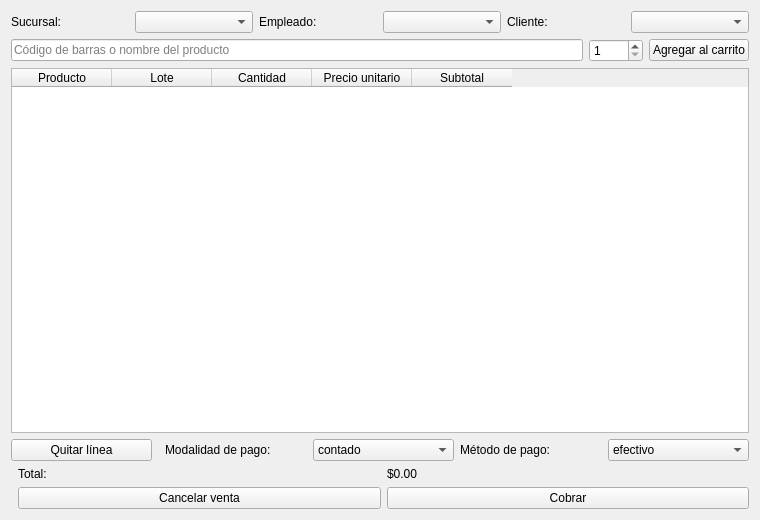
<?xml version="1.0" encoding="UTF-8"?>
<ui version="4.0">
 <class>PuntoVentaPage</class>
 <widget class="QWidget" name="PuntoVentaPage">
  <property name="geometry">
   <rect>
    <x>0</x>
    <y>0</y>
    <width>760</width>
    <height>520</height>
   </rect>
  </property>
  <layout class="QVBoxLayout" name="verticalLayout">
   <item>
    <layout class="QHBoxLayout" name="cabeceraLayout">
     <item>
      <widget class="QLabel" name="labelSucursal">
       <property name="text">
        <string>Sucursal:</string>
       </property>
      </widget>
     </item>
     <item>
      <widget class="QComboBox" name="comboSucursal"/>
     </item>
     <item>
      <widget class="QLabel" name="labelEmpleado">
       <property name="text">
        <string>Empleado:</string>
       </property>
      </widget>
     </item>
     <item>
      <widget class="QComboBox" name="comboEmpleado"/>
     </item>
     <item>
      <widget class="QLabel" name="labelCliente">
       <property name="text">
        <string>Cliente:</string>
       </property>
      </widget>
     </item>
     <item>
      <widget class="QComboBox" name="comboCliente"/>
     </item>
    </layout>
   </item>
   <item>
    <layout class="QHBoxLayout" name="busquedaLayout">
     <item>
      <widget class="QLineEdit" name="lineBuscarProducto">
       <property name="placeholderText">
        <string>Código de barras o nombre del producto</string>
       </property>
      </widget>
     </item>
     <item>
      <widget class="QSpinBox" name="spinCantidad">
       <property name="minimum">
        <number>1</number>
       </property>
       <property name="maximum">
        <number>9999</number>
       </property>
       <property name="value">
        <number>1</number>
       </property>
      </widget>
     </item>
     <item>
      <widget class="QPushButton" name="btnAgregar">
       <property name="text">
        <string>Agregar al carrito</string>
       </property>
      </widget>
     </item>
    </layout>
   </item>
   <item>
    <widget class="QTableWidget" name="tableCarrito">
     <column>
      <property name="text">
       <string>Producto</string>
      </property>
     </column>
     <column>
      <property name="text">
       <string>Lote</string>
      </property>
     </column>
     <column>
      <property name="text">
       <string>Cantidad</string>
      </property>
     </column>
     <column>
      <property name="text">
       <string>Precio unitario</string>
      </property>
     </column>
     <column>
      <property name="text">
       <string>Subtotal</string>
      </property>
     </column>
    </widget>
   </item>
   <item>
    <layout class="QHBoxLayout" name="piePagoLayout">
     <item>
      <widget class="QPushButton" name="btnQuitarLinea">
       <property name="text">
        <string>Quitar línea</string>
       </property>
      </widget>
     </item>
     <item>
      <spacer name="spacer">
       <property name="orientation">
        <enum>Qt::Horizontal</enum>
       </property>
      </spacer>
     </item>
     <item>
      <widget class="QLabel" name="labelModalidad">
       <property name="text">
        <string>Modalidad de pago:</string>
       </property>
      </widget>
     </item>
     <item>
      <widget class="QComboBox" name="comboModalidadPago">
       <item>
        <property name="text">
         <string>contado</string>
        </property>
       </item>
       <item>
        <property name="text">
         <string>diferido</string>
        </property>
       </item>
      </widget>
     </item>
     <item>
      <widget class="QLabel" name="labelMetodoPago">
       <property name="text">
        <string>Método de pago:</string>
       </property>
      </widget>
     </item>
     <item>
      <widget class="QComboBox" name="comboMetodoPago">
       <item>
        <property name="text">
         <string>efectivo</string>
        </property>
       </item>
       <item>
        <property name="text">
         <string>tarjeta</string>
        </property>
       </item>
       <item>
        <property name="text">
         <string>transferencia</string>
        </property>
       </item>
      </widget>
     </item>
    </layout>
   </item>
   <item>
    <layout class="QHBoxLayout" name="totalLayout">
     <item>
      <spacer name="spacerTotal">
       <property name="orientation">
        <enum>Qt::Horizontal</enum>
       </property>
      </spacer>
     </item>
     <item>
      <widget class="QLabel" name="labelTotalTitulo">
       <property name="text">
        <string>Total:</string>
       </property>
      </widget>
     </item>
     <item>
      <widget class="QLabel" name="labelTotal">
       <property name="text">
        <string>$0.00</string>
       </property>
      </widget>
     </item>
    </layout>
   </item>
   <item>
    <layout class="QHBoxLayout" name="accionesLayout">
     <item>
      <spacer name="spacerAcciones">
       <property name="orientation">
        <enum>Qt::Horizontal</enum>
       </property>
      </spacer>
     </item>
     <item>
      <widget class="QPushButton" name="btnCancelarVenta">
       <property name="text">
        <string>Cancelar venta</string>
       </property>
      </widget>
     </item>
     <item>
      <widget class="QPushButton" name="btnCobrar">
       <property name="text">
        <string>Cobrar</string>
       </property>
      </widget>
     </item>
    </layout>
   </item>
  </layout>
 </widget>
 <resources/>
 <connections/>
</ui>
